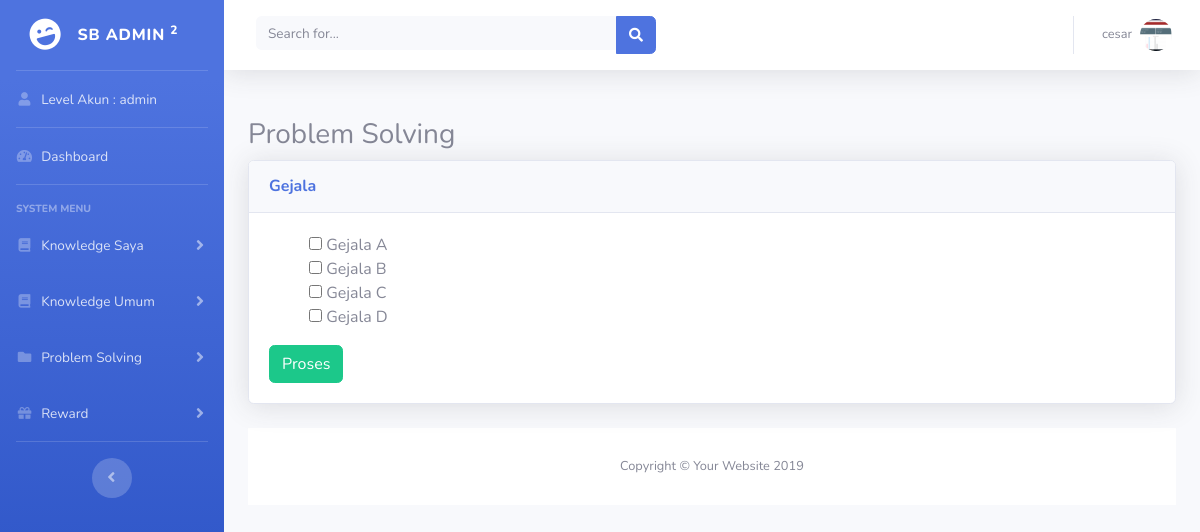
Screenshot of /pegawai/index.php?module=problemsolving (signed in) with the database file from the repository.
### tables this page shows
CREATE TABLE `gejala` (
  `id` int(11) NOT NULL,
  `gejala` text NOT NULL,
  `representasi` int(11) NOT NULL,
  `status` enum('Verified','Pending') NOT NULL DEFAULT 'Verified',
  `created_at` timestamp NOT NULL DEFAULT CURRENT_TIMESTAMP,
  `updated_at` timestamp NOT NULL DEFAULT CURRENT_TIMESTAMP ON UPDATE CURRENT_TIMESTAMP
);

### pegawai/module/problemsolving.php (the view, shortened to what this page needs)
<?php
	$dbconnect = mysqli_connect('localhost','root','','cesar');
	$sql = 'SELECT * FROM gejala';
	$query_gejala = mysqli_query($dbconnect, $sql);
?>
<h3>Problem Solving</h3>
<div class="card shadow mb-4">
	<div class="card-header py-3">
		<h6 class="m-0 font-weight-bold text-primary">Gejala</h6>
	</div>
	<div class="card-body">
		<form action="./index.php?module=problemsolving" method="POST">
			<ul style="list-style: none;">
			<?php
				while ($row = mysqli_fetch_assoc($query_gejala)) {
					echo '<li><input type="checkbox" name="gejala_' . $row['id'] . '" value="' . $row['id'] . '"> ' . $row['gejala'] . '</li>';
				}
			?>
			</ul>
			<input type="submit" name="submit" value="Proses" class="btn btn-success">
		</form>
	</div>
</div>

### rows the page displays
gejala: gejala "Gejala A"
gejala: gejala "Gejala B"
gejala: gejala "Gejala C"
gejala: gejala "Gejala D"

### other values shown
$_SESSION['level'] "admin"
$_SESSION['nama'] "cesar"
